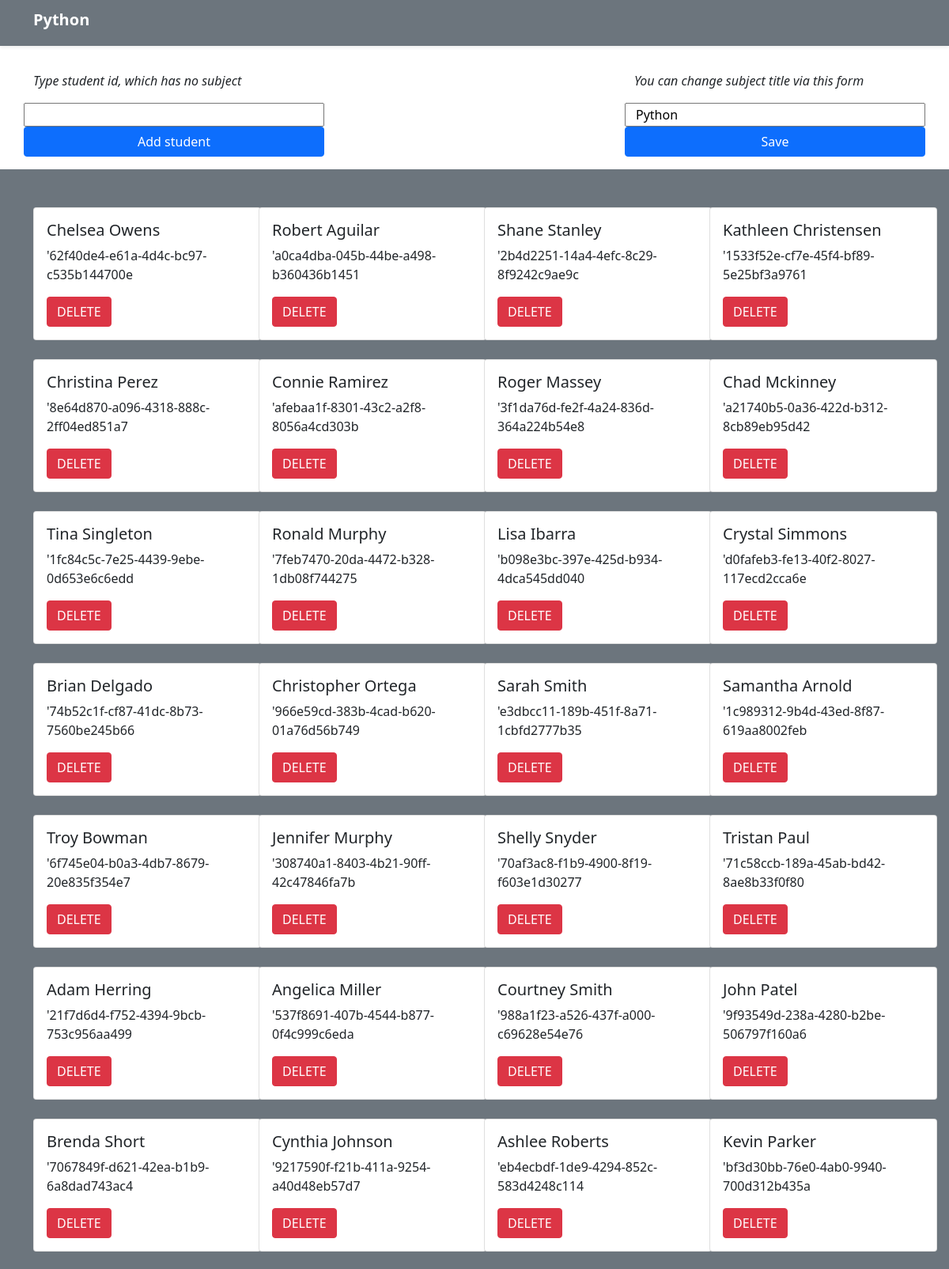
The app's page /subject_list/up/1 (upper part) with its own data.
### home/models.py (models this page shows)
class Subject(Model):
    title = models.CharField(max_length=200)
    created_at = models.DateTimeField(null=True, auto_now_add=True)
    updated_at = models.DateTimeField(null=True, auto_now=True)

class Student(Model):
    id = models.AutoField(primary_key=True)  # noqa
    name = models.CharField(max_length=200)
    surname = models.CharField(max_length=200, blank=True)
    age = models.IntegerField(default=0, null=True, blank=True)
    sex = models.CharField(max_length=200, null=True, blank=True)
    address = models.CharField(max_length=200, null=True, blank=True)
    description = models.TextField(max_length=1000, null=True, blank=True)
    birthday = models.CharField(max_length=200, null=True, blank=True)
    email = models.CharField(max_length=200, null=True, blank=True)
    social_url = models.CharField(max_length=200, null=True, blank=True)
    normalized_name = models.CharField(max_length=200, null=True, blank=True)
    is_active = models.CharField(max_length=200, null=True, blank=True)
    picture = models.ImageField(null=True, upload_to='student_photo', blank=True)
    subject = models.ForeignKey(to='home.Subject', on_delete=models.SET_NULL, null=True,
                                related_name='student', related_query_name='student')
    book = models.OneToOneField(to='home.Book', on_delete=models.CASCADE, null=True,
                                related_name='student', related_query_name='student')
    created_at = models.DateTimeField(null=True, auto_now_add=True)
    updated_at = models.DateTimeField(null=True, auto_now=True)

class Book(Model):
    id = models.AutoField(primary_key=True)  # noqa
    title = models.CharField(max_length=200)
    created_at = models.DateTimeField(null=True, auto_now_add=True)
    updated_at = models.DateTimeField(null=True, auto_now=True)

### home/views.py (the view, shortened to what this page needs)
# urls.py: path('subject_list/up/<id>', SubjectUpdate.as_view(), name='page_subject_update'),  # noqa
class SubjectUpdate(View):
    def get(self, request, id):
        subject = get_object_or_404(Subject, id=id)
        subject_form = SubjectForm(instance=subject)
        student_form = StudentToSomeObject()
        context = {
            'subject': subject,
            'form': subject_form,
            'student_form': student_form,
        }
        return render(request, 'update_subject.html', context=context)

### home/forms.py
class SubjectForm(ModelForm):
    class Meta:
        model = Subject
        fields = ['title',
                  ]

class StudentToSomeObject(forms.Form):
    student_id = forms.CharField(label='student_id')

### home/templates/update_subject.html (shortened to what this page needs)
{% extends 'base.html' %}
{% block 'body' %}
<header xmlns="http://www.w3.org/1999/html">
  <div class="navbar navbar-dark bg-secondary shadow-sm">
    <div class="container">
      <h3 class="navbar-brand d-flex align-items-center">
        <strong>{{subject.title}}</strong>
      </h3>
    </div>
  </div>
</header>
<div class="container">
    <div class="row">
        <div class="col">
            <p class="lead">
            <p><em>Type student id, which has no subject</em></p>
            </p>
            <form method="POST" action="{% url 'page_subject_update' id=subject.id %}">
                <div class="col">
                    <div class="row justify-content-sm-center">
                    {%for field in student_form %}
                    {{ field }}
                    {% endfor %}
                    <button type="submit" name='Add student' class="btn btn-primary mb-3">Add student</button>
                    </div>
                </div>
            </form>
        </div>
        <div class="col"></div>
        <div class="col">
            <p class="lead">
            <p><em>You can change subject title via this form</em></p>
            </p>
            <form method="POST" action="{% url 'page_subject_update' id=subject.id %}">
                <div class="row">
                {% for field in form%}
                {{field}}
                {% endfor %}
                <button type="submit" name="Save" class="btn btn-primary">Save</button>
                </div>
            </form>
        </div>
    </div>
</div>
<main>
<div class="album py-5 bg-secondary">
     <div class="container">
            <div class="row row-cols-1 row-cols-sm-2 row-cols-md-3 row-cols-md-4 g-4">
            {% for student in subject.student.all%}
                <div class="col">
                    <form method="POST" action="{% url 'page_subject_update' id=student.id %}">
        <div class="card" style="width: 18rem;">
  <div class="card-body">
    <h5 class="card-title">{{student.name}} {{student.surname}}</h5>
    <p class="card-text">'{{student.book.title}}</p>
    <button type="submit" name="DELETE" class="btn btn-danger">DELETE</button>
  </div>
</div>
            </form>
                </div>
                {% endfor %}
            </div>
    </div>
</div>
</main>
{% endblock %}

### home/templates/base.html (shortened to what this page needs)
<!doctype html>
<html lang="en">
  <head>
    <link href="https://cdn.jsdelivr.net/npm/bootstrap@5.0.0-beta1/dist/css/bootstrap.min.css" rel="stylesheet">
  </head>
  <body>
    {% block 'body' %}
    {% endblock %}
  </body>
</html>

### records on screen
Subject: title "Python", form "Python"
Student: name "Chelsea", surname "Owens", book "62f40de4-e61a-4d4c-bc97-c535b144700e"
Student: name "Robert", surname "Aguilar", book "a0ca4dba-045b-44be-a498-b360436b1451"
Student: name "Shane", surname "Stanley", book "2b4d2251-14a4-4efc-8c29-8f9242c9ae9c"
Student: name "Kathleen", surname "Christensen", book "1533f52e-cf7e-45f4-bf89-5e25bf3a9761"
Student: name "Christina", surname "Perez", book "8e64d870-a096-4318-888c-2ff04ed851a7"
Student: name "Connie", surname "Ramirez", book "afebaa1f-8301-43c2-a2f8-8056a4cd303b"
Student: name "Roger", surname "Massey", book "3f1da76d-fe2f-4a24-836d-364a224b54e8"
Student: name "Chad", surname "Mckinney", book "a21740b5-0a36-422d-b312-8cb89eb95d42"
Student: name "Tina", surname "Singleton", book "1fc84c5c-7e25-4439-9ebe-0d653e6c6edd"
Student: name "Ronald", surname "Murphy", book "7feb7470-20da-4472-b328-1db08f744275"
Student: name "Lisa", surname "Ibarra", book "b098e3bc-397e-425d-b934-4dca545dd040"
Student: name "Crystal", surname "Simmons", book "d0fafeb3-fe13-40f2-8027-117ecd2cca6e"
Student: name "Brian", surname "Delgado", book "74b52c1f-cf87-41dc-8b73-7560be245b66"
Student: name "Christopher", surname "Ortega", book "966e59cd-383b-4cad-b620-01a76d56b749"
Student: name "Sarah", surname "Smith", book "e3dbcc11-189b-451f-8a71-1cbfd2777b35"
Student: name "Samantha", surname "Arnold", book "1c989312-9b4d-43ed-8f87-619aa8002feb"
Student: name "Troy", surname "Bowman", book "6f745e04-b0a3-4db7-8679-20e835f354e7"
Student: name "Jennifer", surname "Murphy", book "308740a1-8403-4b21-90ff-42c47846fa7b"
Student: name "Shelly", surname "Snyder", book "70af3ac8-f1b9-4900-8f19-f603e1d30277"
Student: name "Tristan", surname "Paul", book "71c58ccb-189a-45ab-bd42-8ae8b33f0f80"
Student: name "Adam", surname "Herring", book "21f7d6d4-f752-4394-9bcb-753c956aa499"
Student: name "Angelica", surname "Miller", book "537f8691-407b-4544-b877-0f4c999c6eda"
Student: name "Courtney", surname "Smith", book "988a1f23-a526-437f-a000-c69628e54e76"
Student: name "John", surname "Patel", book "9f93549d-238a-4280-b2be-506797f160a6"
Student: name "Brenda", surname "Short", book "7067849f-d621-42ea-b1b9-6a8dad743ac4"
Student: name "Cynthia", surname "Johnson", book "9217590f-f21b-411a-9254-a40d48eb57d7"
Student: name "Ashlee", surname "Roberts", book "eb4ecbdf-1de9-4294-852c-583d4248c114"
Student: name "Kevin", surname "Parker", book "bf3d30bb-76e0-4ab0-9940-700d312b435a"
